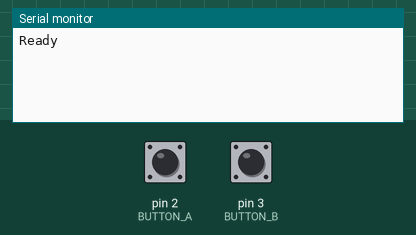
This sketch was run on a simulated Arduino Uno, built with avr-gcc and run on an emulated ATmega328P. Shown: the last lines printed to the serial monitor. The inputs (shaded band) are chosen by the test bench; at power-on: pin 2 (BUTTON_A) HIGH, pin 3 (BUTTON_B) HIGH.

Above: at 1.2 s.
1.3 s: pin 2 (BUTTON_A) pulled LOW for 0.15 s
At 2.5 s:
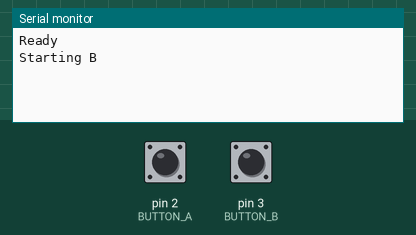
2.9 s: pin 3 (BUTTON_B) pulled LOW for 0.15 s
At 3.7 s:
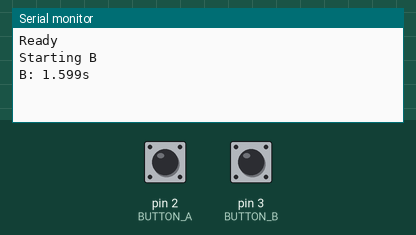
4.5 s: pin 2 (BUTTON_A) pulled LOW for 1 s
At 4.9 s:
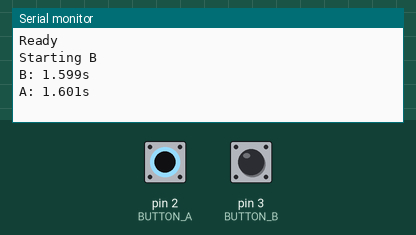
7.0 s: pin 3 (BUTTON_B) pulled LOW for 1 s
At 8.0 s:
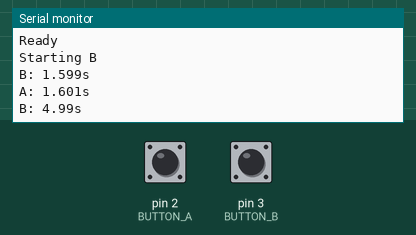

Measured:
- after the input at 1.3 s, the serial monitor: prints a new line at once (image 1)
- after the input at 2.9 s, the serial monitor: prints a new line at once (image 2)
- after the input at 4.5 s, the serial monitor: prints a new line at once (image 3)
- after the input at 7.0 s, the serial monitor: prints a new line at once (image 4)

The sketch:

chess-timer.ino
```cpp
unsigned long duration[2] = {0l, 0l};
unsigned long cur_mark = 0;

volatile int pressed = 0;

const int BUTTON_A = 2;
const int BUTTON_B = 3;
const int OFFSET = BUTTON_A;
int lastPressed = 0;

void set_buttonA_pressed() {
  pressed = BUTTON_A;
}
void set_buttonB_pressed() {
  pressed = BUTTON_B;
}

void setup() {
  pinMode(BUTTON_A, INPUT);
  pinMode(BUTTON_B, INPUT);
  attachInterrupt(digitalPinToInterrupt(BUTTON_A), set_buttonA_pressed, FALLING);
  attachInterrupt(digitalPinToInterrupt(BUTTON_B), set_buttonB_pressed, FALLING);

  Serial.begin(9600);
  Serial.println("Ready");
}

void do_pressed(int button) {
  int index = button - OFFSET;
  unsigned long now = millis();
  duration[index] += now - cur_mark;
  Serial.print(button == BUTTON_A ? "A" : "B");
  Serial.print(": ");
  Serial.print(duration[index] / 1000);
  Serial.print(".");
  Serial.print(duration[index] % 1000);
  Serial.print("s\n");
  cur_mark = now;
  lastPressed = button;
}

void loop() {
  if (pressed > 0) {
    if (cur_mark == 0) {
      Serial.print("Starting ");
      Serial.println(pressed == BUTTON_B ? "A" : "B");
      lastPressed = pressed;
      // The first button press starts the clock
      cur_mark = millis();
      pressed = 0;
    }
  }
  if (pressed == BUTTON_A) {
    if (lastPressed == BUTTON_B) {
      do_pressed(BUTTON_A);
    }
    pressed = 0;
  } else if (pressed == BUTTON_B) {
    if (lastPressed == BUTTON_A) {
      do_pressed(BUTTON_B);
    }
    pressed = 0;
  }
}
```
